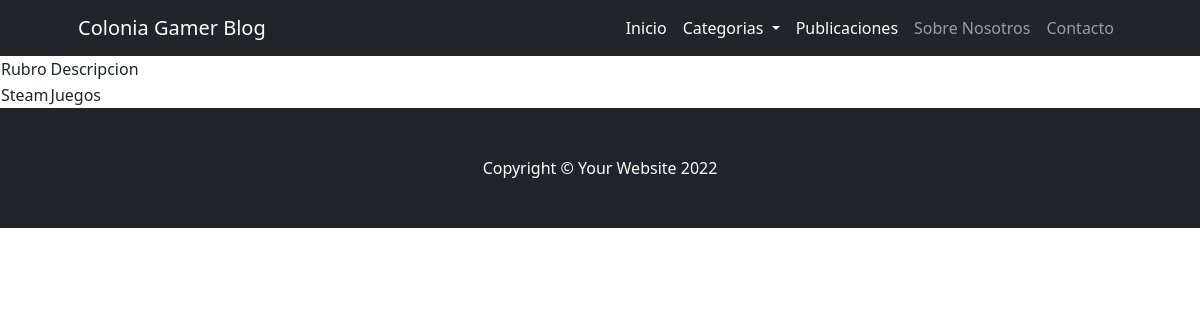
Before: /categorias with the older database file.
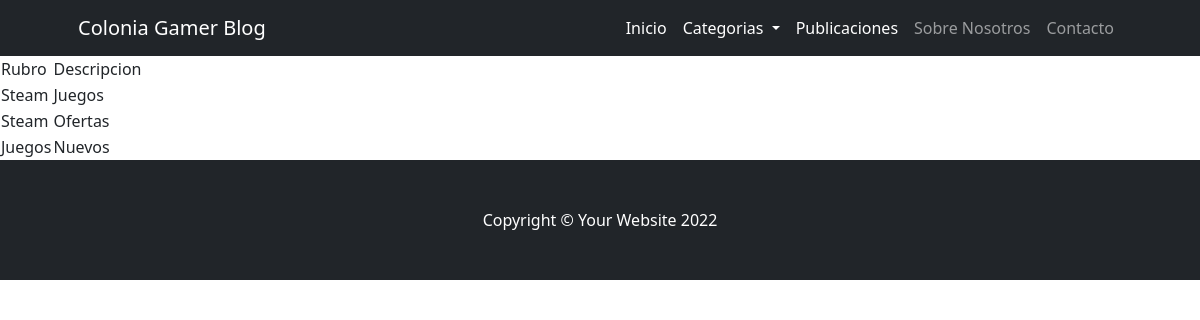
After: the same page with the newer database file.
### BlogApp/models.py (models this page shows)
class Categorias(models.Model):
  Rubro = models.CharField(max_length=50)
  Descripcion = models.CharField(max_length=200)

### BlogApp/views.py (the view)
# urls.py: path("categorias", views.categorias, name="categorias"),
def categorias(request):
  cat = Categorias.objects.all()
  return render(request,"BlogApp/categorias.html",{"Categorias": cat})

### BlogApp/templates/BlogApp/categorias.html (shortened to what this page needs)
{% extends "BlogApp/base.html" %}
{% block contenido %}
<!DOCTYPE html>
<html lang="en">
<head>
</head>
<body>
    <table>
        <thead>
            <td> Rubro </td>
            <td> Descripcion </td>
        </thead>
        {% for categoria in Categorias %}
        <tr>
            <td> {{categoria.Rubro}}</td>
            <td> {{categoria.Descripcion}}</td>
        </tr>
        {% endfor %}
    </table>
</body>
</html>
{% endblock %}

### BlogApp/templates/BlogApp/base.html (shortened to what this page needs)
{% load static %}
<!DOCTYPE html>
<html lang="es-la">
    <head>
        <link href="static\css\styles.css" rel="stylesheet" />
    </head>
    <body>
        <nav class="navbar navbar-expand-lg navbar-dark bg-dark">
            <div class="container px-5">
                <a class="navbar-brand" href="inicio">Colonia Gamer Blog</a>
                <div class="collapse navbar-collapse" id="navbarSupportedContent">
                    <ul class="navbar-nav ms-auto mb-2 mb-lg-0">
                        <li class="nav-item"><a class="nav-link active" aria-current="page" href="inicio">Inicio</a></li>
                        <li class="nav-item dropdown">
                          <a class="nav-link dropdown-toggle active" href="categorias" id="navbarDropdown" role="button" data-bs-toggle="dropdown" aria-expanded="false">
                            Categorias
                          </a>
                        </li>
                        <li class="nav-item"><a class="nav-link active" aria-current="page" href="publicaciones">Publicaciones</a></li>
                        <li class="nav-item"><a class="nav-link" href="nosotros">Sobre Nosotros</a></li>
                        <li class="nav-item"><a class="nav-link" href="contacto">Contacto</a></li>
                    </ul>
                </div>
            </div>
        </nav>
          {% block contenido %}
          {% endblock %}
        <footer class="py-5 bg-dark">
            <div class="container px-4 px-lg-5"><p class="m-0 text-center text-white">Copyright &copy; Your Website 2022</p></div>
        </footer>
    </body>
</html>

Changed rows visible on the page:
added Categorias: Rubro "Steam", Descripcion "Ofertas"
added Categorias: Rubro "Juegos", Descripcion "Nuevos"
